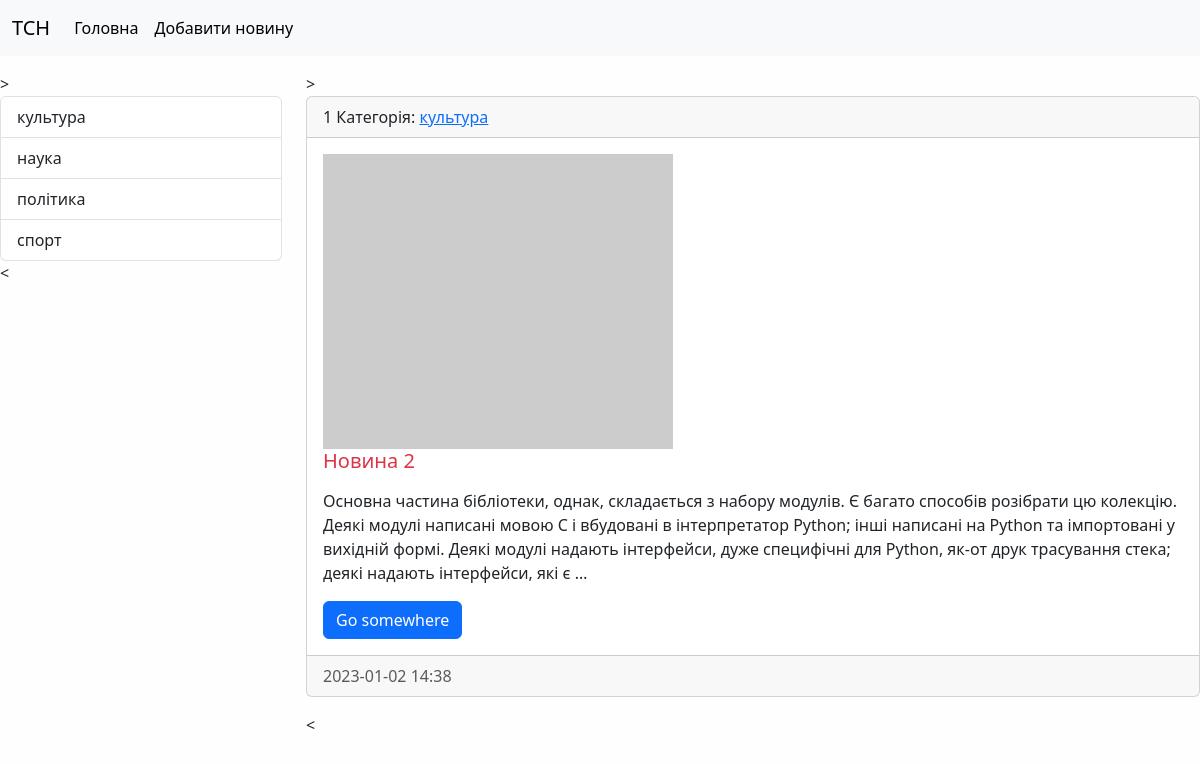
The page /category/1/ on the database as committed earlier.
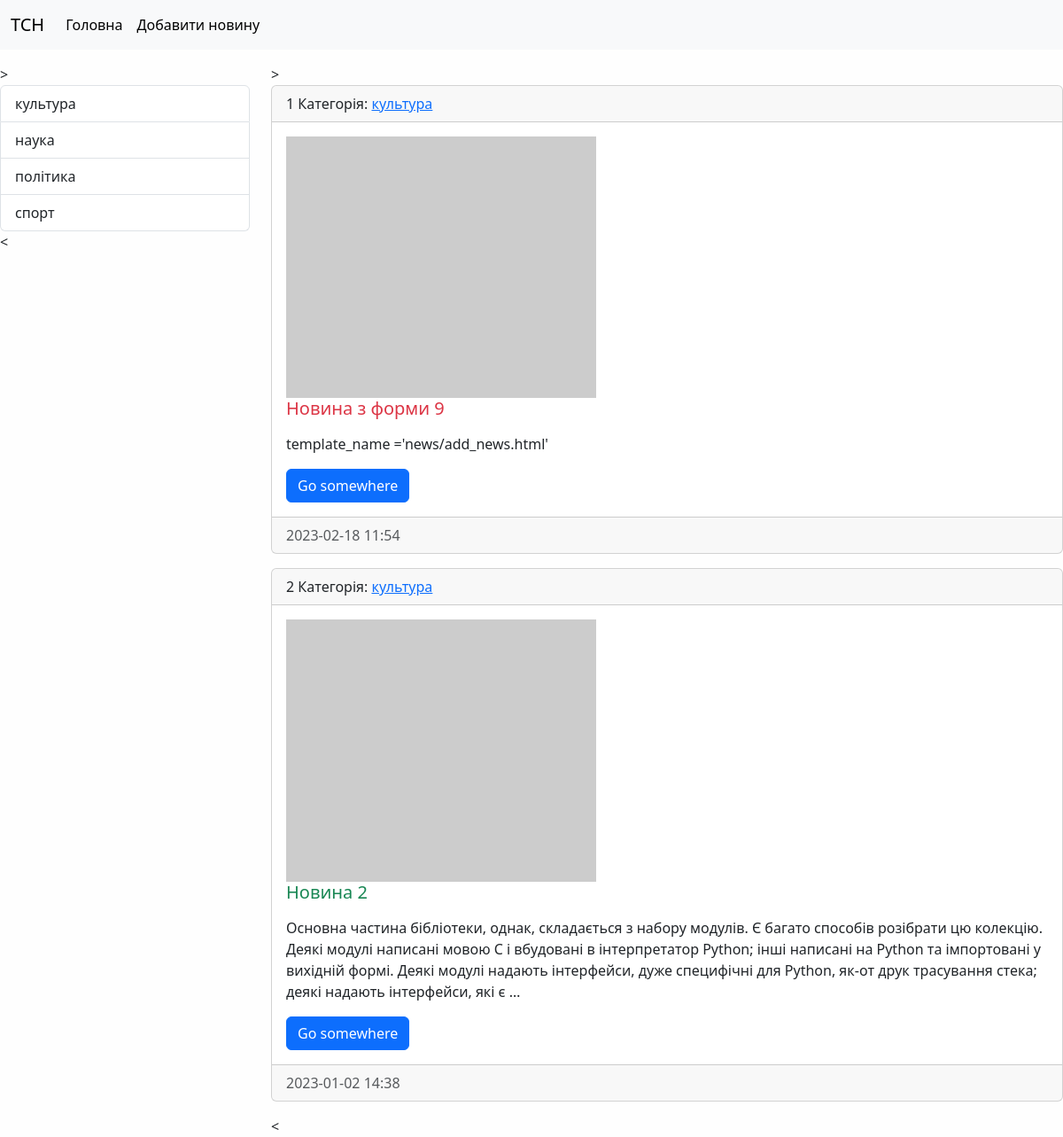
The same page on the database as committed later.
### news/models.py (models this page shows, shortened)
class Category(models.Model):
    title= models.CharField(max_length=150, db_index=True, verbose_name="Назва категорії")
    def get_absolute_url(self):
        return reverse('category', kwargs={'category_id': self.pk})
    def __str__(self):
        return self.title
    class Meta:
        verbose_name="Категорія"
        verbose_name_plural = "Категорії"
        ordering=['title']

class News(models.Model):
    title = models.CharField(max_length=150, verbose_name="Назва новини")
    content = models.TextField(blank=True, verbose_name="контент")
    created_at = models.DateTimeField(auto_now_add=True, verbose_name="Дата публікації")
    updated_at = models.DateTimeField(auto_now=True, verbose_name="оновлено")
    photo = models.ImageField(upload_to='photos/%Y/%m/%d/', verbose_name="фото", blank=True)
    is_published = models.BooleanField(default=True, verbose_name="Опубліковано?")
    category=models.ForeignKey('Category', on_delete=models.PROTECT, verbose_name="Категорія")
    def get_absolute_url(self):
        return reverse('view_news', kwargs={'pk': self.pk})
    class Meta:
        verbose_name="Новина"
        verbose_name_plural = "Новини"
        ordering=['-created_at']

### news/views.py (the view)
# urls.py: path('category/<int:category_id>/', NewsByCaregory.as_view(), name='category'),
class NewsByCaregory(ListView):
    model = News
    template_name = 'news/home_news_list.html'
    context_object_name = 'news'
    allow_empty = False
    def get_context_data(self, *, object_list=None, **kwargs):
        context=super().get_context_data(**kwargs)
        context['title'] = Category.objects.get(id=self.kwargs['category_id'])
        return context
    def get_queryset(self):
        return News.objects.filter(category_id=self.kwargs['category_id'], is_published=True)

### news/templatetags/news_tags.py (called while the page is built)
@register.inclusion_tag('news/list_categories.html')
def show_categories(arg1='Hello', arg2='world'):
    categories = Category.objects.all()
    return {'categories':categories, 'arg1':arg1, 'arg2':arg2}

### news/templates/news/home_news_list.html (shortened to what this page needs)
{% extends 'base.html' %}
{%block sidebar%}>
{%include 'inc/_sitebar.html'%}
<{%endblock%}
{%block content%}>
       {% for item in news %}
       <div class="card mb-3">
          <div class="card-header">
            {{forloop.counter}}
            Категорія: <a href="{{item.category.get_absolute_url}}"> {{item.category}}</a>
          </div>
          <div class="card-body">
              <div class="media">
                  {%if item.photo%}
                      <img src="{{item.photo.url}} " alt=" " width="350" class="mr-3">
                  {%else%}
                      <img src="https://picsum.photos/id/237/200/300" alt=" " width="350" class="mr-3">
                  {%endif%}
                  <div class="media-body">
                      <h5 class="card-title {%cycle 'text-danger' 'text-success'%}">{{ item.title }}</h5>
                      <p class="card-text">{{ item.content|safe|linebreaks|truncatewords:50}}</p>
                      <a href="{{item.get_absolute_url}}" class="btn btn-primary">Go somewhere</a>
                  </div>
              </div>
          </div>
          <div class="card-footer text-muted">
             {{ item.created_at|date:'Y-m-d H:i'}}
          </div>
       </div>
       {% empty %}
            Oops...
       {% endfor %}
<{%endblock%}

### templates/base.html (shortened to what this page needs)
{% load static %}
<!doctype html>
<html lang="en">
<head>
    <link rel="stylesheet" href="{% static 'bootstrap/css/bootstrap.min.css' %}">
    <link rel="stylesheet" href="{% static 'css/style.css' %}">
</head>
<body>
{% include 'inc/_nav.html'%}
<div class="conteiner mt-3">
    <div class="row">
      <div class="col-md-3">
        {%block sidebar%}> sidebar <{%endblock%}
      </div>
      <div class="col-md-9">
        {%block content%}> content <{%endblock%}
      </div>
    </div>
</div>
<script src="{% static 'bootstrap/js/bootstrap.min.js' %}"></script>  </body>
</html>

### templates/inc/_nav.html (shortened to what this page needs)
<nav class="navbar navbar-expand-lg bg-body-tertiary">
      <div class="container-fluid">
        <a class="navbar-brand" href="{% url 'home'%}">ТСН</a>
        <div class="collapse navbar-collapse" id="navbarSupportedContent">
          <ul class="navbar-nav me-auto mb-2 mb-lg-0">
            <li class="nav-item"><a class="nav-link active" aria-current="page" href="{% url 'home'%}">Головна</a></li>
            <li class="nav-item"><a class="nav-link active" aria-current="page" href="{% url 'add_news'%}">Добавити новину</a></li>
          </ul>
        </div>
      </div>
    </nav>

### templates/inc/_sitebar.html (shortened to what this page needs)
{% load news_tags%}
{% show_categories%}

### news/templates/news/list_categories.html
{% load news_tags%}
<div class="list-group ">
    {%for item in categories%}
    <a href="{{item.get_absolute_url}}" class="list-group-item list-group-item-action">{{item.title}}</a>
    {%endfor%}
</div>

### mysite/static/css/style.css (style rules this page uses)
body { background-color: #fefefe; }

Rows that differ between the two databases and show on the page:
added News: category "культура", title "Новина з форми 9", content "template_name ='news/add_news.html'", created_at "2023-02-18 11:54"
